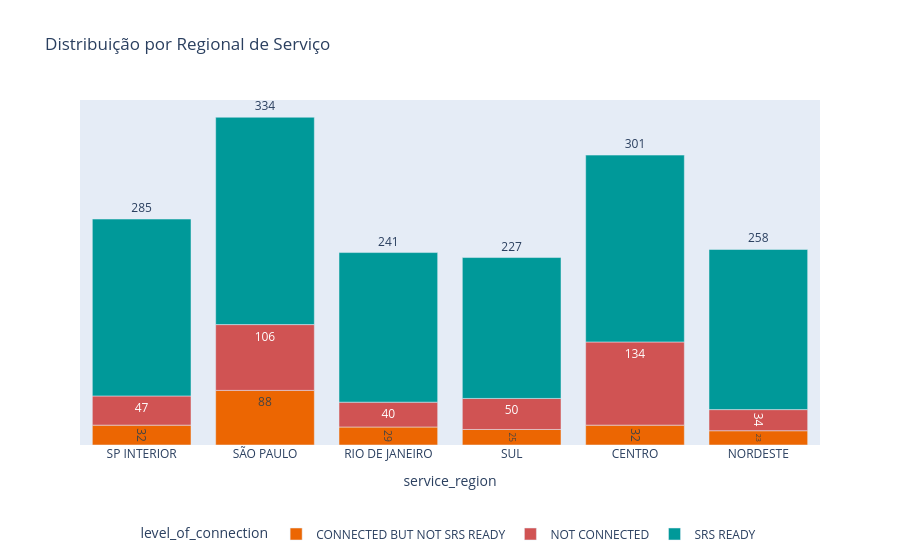

Notebook code for this chart:
### Code cell
import plotly.express as px

color_map = {
    "SRS READY": "#009999",
    "CONNECTED BUT NOT SRS READY": "#ec6602",
    "NOT CONNECTED": "#D05353"
}

fig = px.bar(
    service_distribution,
    x="service_region",
    y="equipment_count",
    color="level_of_connection",
    title="Distribuição por Regional de Serviço",
    color_discrete_map=color_map
)

fig.update_yaxes(visible=False)

fig.update_traces(
    texttemplate='%{y}',
    textposition='outside'    # Options: 'outside', 'inside', 'auto', 'none'
)

fig.update_layout(
    legend={
        "orientation":"h",
        "yanchor":"bottom",
        "y":-0.3,
        "xanchor":"center",
        "x":0.5
    }
)

fig.show()

### Figure 1 — Plotly figure (JSON) as saved in the notebook; plotly's stock layout.template omitted (floating-point values rounded to 4 significant figures)
{"data": [{"hovertemplate": "level_of_connection=CONNECTED BUT NOT SRS READY<br>service_region=%{x}<br>equipment_count=%{y}<extra></extra>", "legendgroup": "CONNECTED BUT NOT SRS READY", "marker": {"color": "#ec6602", "pattern": {"shape": ""}}, "name": "CONNECTED BUT NOT SRS READY", "orientation": "v", "showlegend": true, "textposition": "outside", "texttemplate": "%{y}", "type": "bar", "x": ["SP INTERIOR", "SÃO PAULO", "RIO DE JANEIRO", "SUL", "CENTRO", "NORDESTE"], "xaxis": "x", "y": [32, 88, 29, 25, 32, 23], "yaxis": "y"}, {"hovertemplate": "level_of_connection=NOT CONNECTED<br>service_region=%{x}<br>equipment_count=%{y}<extra></extra>", "legendgroup": "NOT CONNECTED", "marker": {"color": "#D05353", "pattern": {"shape": ""}}, "name": "NOT CONNECTED", "orientation": "v", "showlegend": true, "textposition": "outside", "texttemplate": "%{y}", "type": "bar", "x": ["CENTRO", "RIO DE JANEIRO", "NORDESTE", "SUL", "SÃO PAULO", "SP INTERIOR"], "xaxis": "x", "y": [134, 40, 34, 50, 106, 47], "yaxis": "y"}, {"hovertemplate": "level_of_connection=SRS READY<br>service_region=%{x}<br>equipment_count=%{y}<extra></extra>", "legendgroup": "SRS READY", "marker": {"color": "#009999", "pattern": {"shape": ""}}, "name": "SRS READY", "orientation": "v", "showlegend": true, "textposition": "outside", "texttemplate": "%{y}", "type": "bar", "x": ["CENTRO", "SUL", "NORDESTE", "RIO DE JANEIRO", "SÃO PAULO", "SP INTERIOR"], "xaxis": "x", "y": [301, 227, 258, 241, 334, 285], "yaxis": "y"}], "layout": {"barmode": "relative", "legend": {"orientation": "h", "title": {"text": "level_of_connection"}, "tracegroupgap": 0, "x": 0.5, "xanchor": "center", "y": -0.3, "yanchor": "bottom"}, "title": {"text": "Distribuição por Regional de Serviço"}, "xaxis": {"anchor": "y", "domain": [0, 1], "title": {"text": "service_region"}}, "yaxis": {"anchor": "x", "domain": [0, 1], "title": {"text": "equipment_count"}, "visible": false}}}
